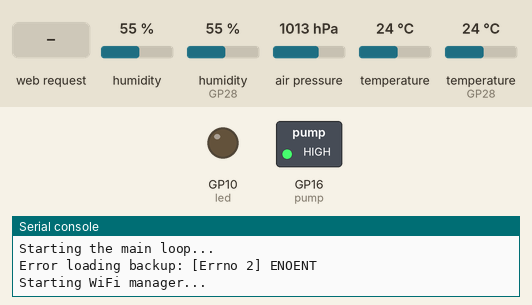
Recording of a program running on a simulated Raspberry Pi Pico running MicroPython. On the bench: switched loads named in the program (green lamp = pin HIGH), output pins drawn as LEDs (lit = HIGH), the last lines printed to the serial console. Dashed ring = blinking. The test bench sets the inputs (shaded band); at power-on: humidity 55 %, humidity (sensor on GP28) 55 %, air pressure 1013 hPa, temperature 24 °C, temperature (sensor on GP28) 24 °C. WiFi joins after 1.5 s; files that are not in the repository are absent; library files of the repository ran but are not shown: bme280_float.py.

Above: at 1.2 s.
1.3 s: HTTP request GET /update received
At 2.11 s:
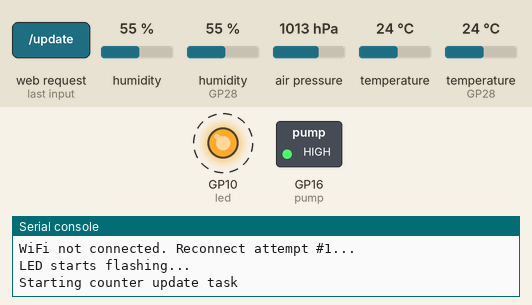
4.3 s: HTTP request GET /settime received
7.3 s: HTTP request GET / received
At 9.3 s:
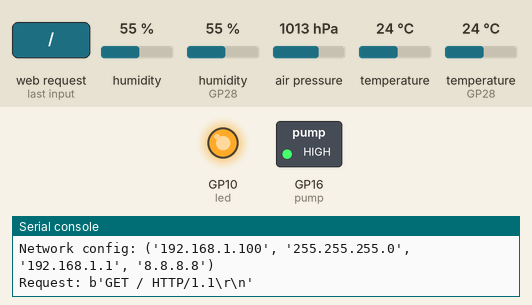
Timing chart, 0 to 16.1 s (numbered marks = the images above; inputs shaded):
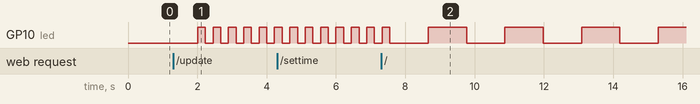

The program:

main.py
```python
import sys
sys.path.append("")

from config import *
from device import *
from wifi_link import *
import asyncio
from machine import RTC

async def read_sensors(state):
    while True:
        try:
            t, h, p=[0,0,0]
            for _ in range(SAMPLES):
                await asyncio.sleep(int(DELAY/SAMPLES))

                # Read BME280 sensor for pressure
                try:
                    sample = bme.read_compensated_data()
                    if sample[1] is not None and p is not None:
                        p += sample[1]
                    else:
                        print("BME280 returned P = None")
                        p= None
                except Exception as e:
                    print("BME280 sensor read error:", e)

                # Read DHT22 sensor for humidity and pressure
                try:
                    sample= dht22.read()
                    if sample[0] is not None and t is not None:
                        t += sample[0]
                    else:
                        print("DHT22 returned T = None")
                        t= None
                    if sample[1] is not None and h is not None:
                        h += sample[1]
                    else :
                        print("DHT22 returned H = None")
                        h= None
                except Exception as e:
                    print("DHT22 sensor read error:", e)

            # Compute final values
            state['Temperature']= None
            state['Humidity']= None
            state['Pressure']= None
            if t is not None:
                t/= SAMPLES
                state['Temperature']= t
            if h is not None:
                h/= SAMPLES
                state['Humidity']= h
            if p is not None:
                p/= SAMPLES
                state['Pressure']= p

            #get the time from the RTC
            dt_tuple = state['RTC'].datetime()
            dt = "{:04d}-{:02d}-{:02d} {:02d}:{:02d}:{:02d}".format(
                dt_tuple[0], dt_tuple[1], dt_tuple[2], dt_tuple[4], dt_tuple[5], dt_tuple[6]
            )

            state['Temperature']= t
            state['Humidity']= h
            state['Pressure']= p
            state['Time']= dt

            print(f"{dt}, T: {t}, H: {h}, P: {p}")
            await asyncio.sleep(DELAY)
        except KeyboardInterrupt:
            break


async def blink(state):
    print("LED starts flashing...")
    while True:
        try:
            led.toggle()
            if state['Connected']:
                await asyncio.sleep(BLINK)
            else:
                await asyncio.sleep(BLINK/8)
        except KeyboardInterrupt:
            break
    led.off()


async def wifi_manager(state):
    """
    Attempt to connect to wifi. If connection is lost, try to reconnect.
    """
    print("Starting WiFi manager...")
    wlan = init_wifi()
    reconnect_attempts = 0

    while True:
        try:
            if wlan.isconnected():
                if not state['Connected']:
                    print("Connected to WiFi !")
                    state['Connected'] = True
                reconnect_attempts = 0
                await asyncio.sleep(DELAY)
                continue

            state['Connected'] = False
            reconnect_attempts += 1
            print(f"WiFi not connected. Reconnect attempt #{reconnect_attempts}...")

            try:
                wlan.disconnect()
                await asyncio.sleep(1)
                wlan.active(False)
                await asyncio.sleep(1)
                wlan.active(True)
                await asyncio.sleep(1)
                print(f'Attempting to connect to {ssid}...')
                wlan.connect(ssid, password)
            except Exception as e:
                print("WiFi connection error:", e)

            timeout = 20
            while not wlan.isconnected() and timeout > 0:
                await asyncio.sleep(1)
                timeout -= 1
                print('Waiting for connection...')

            if wlan.isconnected():
                wlan.ifconfig((ip, mask, gateway, dns))
                print('Network config:', wlan.ifconfig())
                state['Connected'] = True
                reconnect_attempts = 0
            else:
                print('Failed to connect to WiFi; retrying next cycle.')

            await asyncio.sleep(DELAY)
        except KeyboardInterrupt:
            break
    wlan.disconnect()


async def update_counter(state, params):
    """
    This function manage the counter that triggers the watering.
    The increment speed depends on temperature and humidity. (T*T/H)
    """

    print("Starting counter update task")
    while True:
        await asyncio.sleep(DELAY)
        try:
            print("Counter value:", params['WateringCounter'])
            T= state['Temperature']
            H= state['Humidity']

            if T is None or H is None or H==0:
                print("Invalid sensor values for counter update. Skipping...")
                continue

            increment= DELAY*T*T/H
            params['WateringCounter'] += increment
            state['NextWateringMinutes']= (params['WateringTrigger'] - params['WateringCounter'])/increment*DELAY/60  # in minutes
            if params['WateringCounter'] > params['WateringTrigger']:
                print("Watering plants!")
                # Activate the pump
                pump.off()
                await asyncio.sleep(params['WateringDuration'])  # Pump for 5 seconds
                pump.on()
                print("Pump turned off")
                params['WateringCounter'] = 0
                write_backup(params)
        except KeyboardInterrupt:
            write_backup(params)
            break
        except Exception as e:
            print("Error updating counter:", e)


def write_backup(params):
    try:
        with open("backup.txt", "w") as f:
            # Save the params dictionary as key-value pairs
            for key in params:
                f.write(f"{key} : {params[key]}\n")
                print(f"Saved {key} : {params[key]}")
        print("Backup saved successfully.")
    except Exception as e:
        print("Error saving backup:", e)


def read_backup(params):
    try:
        with open("backup.txt", "r") as f:
            print("Reading backup.txt")
            for line in f:
                key, value = line.strip().split(" : ")
                if key in params:
                    params[key] = float(value)
                    print(f"Loaded {key} : {params[key]}")
        print("Backup loaded successfully.")
    except Exception as e:
        print("Error loading backup:", e)


async def main():
    print("Starting the main loop...")

    state={
        'Temperature': None,
        'Humidity': None,
        'Pressure': None,
        'Time': None,
        'RTC': RTC(),
        'Connected': False,
        'NextWateringMinutes': None
    }
    params={
        'WateringTrigger': 3000,
        'WateringCounter': 0,
        'WateringDuration': 5
    }

    read_backup(params)

    asyncio.create_task(read_sensors(state))
    asyncio.create_task(wifi_manager(state))
    asyncio.create_task(blink(state))
    asyncio.create_task(update_counter(state, params))
    asyncio.create_task(asyncio.start_server(make_handler(state, params), "0.0.0.0", 80))


# Create an Event Loop
loop = asyncio.get_event_loop()
# Create a task to run the main function
loop.create_task(main())

try:
    # Run the event loop indefinitely
    loop.run_forever()
except Exception as e:
    print('Error occurred: ', e)
except KeyboardInterrupt:
    print('Program Interrupted by the user')
```

config.py
```python
"""
Constants and Pin definitions
"""

DELAY=30 # cycle time in seconds
BLINK=1 # connected blink time in seconds
SAMPLES=100 # number of samples to average for one reading

LED_PIN = 10  # GPIO pin for the LED
PUMP_PIN = 16  # GPIO pin for the pump

# Pin definitions for the DHT22 sensor
DHTI2C2C_PIN = 28

# Wifi credentials
ssid = 'ssid'
password = 'pass'

# Static IP configuration
ip='192.168.1.100'
mask='255.255.255.0'
gateway='192.168.1.1'
dns='8.8.8.8'
```

device.py
```python
from config import *
from machine import Pin, I2C
import bme280_float as bme280

pump = Pin(PUMP_PIN, Pin.OUT)
pump.on() # pump is after an inverter
led = Pin(LED_PIN, Pin.OUT)

# Initialize I2C (use correct pins if not using defaults)
i2c = I2C(0, sda=Pin(0), scl=Pin(1), freq=400000)
bme = bme280.BME280(i2c=i2c)

# Initialize the DHT22 sensor (temperature + humidity)
from PicoDHT22 import PicoDHT22
dht22 = PicoDHT22(
    Pin(
        DHTI2C2C_PIN,
        Pin.IN,
        Pin.PULL_UP
    ),
    powerPin=None,
    dht11=False,
    smID=7
)
```

wifi_link.py
```python
import network
import time

"""
Get the list of sensors values via HTTP request:
http://192.168.1.100/return_sensors

Set the datetime of the RTC via HTTP request:
http://192.168.1.100/settime=2025-12-09-02-15-40-00
curl "http://192.168.1.100:80/settime?timestamp=$(date +%Y-%m-%d-%w-%H-%M-%S)"
"""

def init_wifi():
    """
    Initialize the WiFi in station mode.
    """
    wlan = network.WLAN(network.STA_IF)
    wlan.active(True)
    # Remove previous connections for testing purposes
    wlan.disconnect()
    time.sleep(2)
    return wlan


def make_handler(state, params):
    async def handler(reader, writer):
        await handle_client(reader, writer, state, params)
    return handler


async def handle_client(reader, writer, state, params):
    request = await reader.readline()
    print('Request:', request)

    # Get the content length from request details
    content_length = 0
    while True:
        line = await reader.readline()
        if 'Content-Length:' in line:
            content_length = int(line.split(b':')[1].strip())
            print(f"Content length: {content_length}")
        if not line or line == b'\r\n':
            break

    # Get the content (key/value pair for params dictionnary)
    post_body = b''
    if content_length:
        post_body = await reader.read(content_length)
        # Now post_body contains the full form data, e.g., b'IdleLimit=600&param=IdleLimit'
        print("POST body:", post_body.decode())


    # Process the request and update stateiables
    if 'settime' in request:
        try:
            datestr= request.decode().split('=')[1]
            datestr= datestr.split(' ')[0]
            print(f"Setting time to: {datestr}")
            parts = [int(x) for x in datestr.split('-')]
            # rtc format: (year, month, day, weekday, hour, minute, second, subsecond)
            rtc_time = (parts[0], parts[1], parts[2], parts[3], parts[4], parts[5], parts[6], 0)
            print(f"RTC time tuple: {rtc_time}")
            state['RTC'].datetime(rtc_time)
            print(f"RTC time set to: {rtc_time}")
        except Exception as e:
            print(f"Couldn't parse datetime in request: {request} ({e})")
    if 'update' in request:
        try:
            param_name= post_body.decode().split('=')[2].strip()
            param_value= ( post_body.decode().split('&')[0] ).split('=')[1]
            print(f"Updating parameter: {param_name} to value: {param_value}")
            if param_name in params:
                # Attempt to convert to float or int if possible
                try:
                    if '.' in param_value:
                        params[param_name] = float(param_value)
                    else:
                        params[param_name] = int(param_value)
                    print(f"Parameter {param_name} updated to {params[param_name]}")
                except ValueError:
                    print(f"Cant convert {param_name} to number")
            else:
                print(f"Parameter {param_name} not found in params")
        except Exception as e:
            print(f"Error updating parameter from request: {request}, Error: {e}")

    if 'return_sensors' in request:
        try:
            print("Sensor read request received")
            values= f"{state['Temperature']};{state['Humidity']};{state['Pressure']}\n"
            writer.write('HTTP/1.0 200 OK\r\nContent-type: text/plain\r\n\r\n')
            writer.write(values)
        except Exception as e:
            print(f"Error returning sensor values: {e}")

    else:
        try:
            # Refresh the web page with current state and params
            page = generate_html_page("Station Météo Carrels", state, params)

            # Send the HTTP response and close the connection
            writer.write('HTTP/1.0 200 OK\r\nContent-type: text/html\r\n\r\n')
            writer.write(page)
        except Exception as e:
            print(f"Error generating HTML page: {e}")

    await writer.drain()
    await writer.wait_closed()


def generate_html_page(title, data_dict, params):
    html = ['<!DOCTYPE html>', '<html>', '<head>']
    html.append('<meta charset="UTF-8">')
    html.append(f'<title>{title}</title>')

    html.append('''
    <meta name="viewport" content="width=device-width, initial-scale=1">
    <style>
      :root {
        --bg: #f4f7fb;
        --panel: #ffffff;
        --panel-alt: #eef5ff;
        --primary: #1d4ed8;
        --primary-strong: #163ea8;
        --text: #1f2937;
        --muted: #6b7280;
        --border: #dfe7f5;
        --shadow: rgba(15, 23, 42, 0.08);
        --success-bg: #dcfce7;
        --success-text: #166534;
      }
      * { box-sizing: border-box; }
      body {
        margin: 0;
        font-family: Arial, sans-serif;
        background: linear-gradient(180deg, #edf5ff 0%, var(--bg) 100%);
        color: var(--text);
      }
      .container {
        max-width: 980px;
        margin: 0 auto;
        padding: 24px 16px 40px;
      }
      .card {
        background: var(--panel);
        border: 1px solid var(--border);
        border-radius: 16px;
        box-shadow: 0 8px 24px var(--shadow);
        padding: 20px;
        margin-bottom: 18px;
      }
      h1 {
        margin: 0 0 8px;
        font-size: clamp(1.8rem, 3vw, 2.6rem);
        color: var(--primary-strong);
      }
      h2 {
        margin: 0 0 14px;
        font-size: 1.2rem;
        color: var(--text);
      }
      .subtitle {
        color: var(--muted);
        margin-bottom: 18px;
        font-size: 0.95rem;
      }
      .status {
        display: inline-block;
        border-radius: 999px;
        padding: 5px 10px;
        font-size: 0.82rem;
        background: var(--success-bg);
        color: var(--success-text);
        border: 1px solid #bbf7d0;
      }
      .table-wrapper {
        overflow-x: auto;
      }
      table {
        width: 100%;
        border-collapse: collapse;
        min-width: 320px;
      }
      th, td {
        text-align: left;
        padding: 12px 14px;
        border-bottom: 1px solid var(--border);
      }
      th {
        background: var(--panel-alt);
        color: var(--primary-strong);
        font-weight: bold;
      }
      tbody tr:nth-child(even) {
        background: #fafcff;
      }
      form {
        display: flex;
        flex-wrap: wrap;
        align-items: center;
        gap: 10px;
        margin: 12px 0;
        padding: 10px 12px;
        border: 1px solid var(--border);
        border-radius: 10px;
        background: #fbfdff;
      }
      label {
        min-width: 150px;
        font-weight: bold;
      }
      input[type=text] {
        flex: 1 1 180px;
        padding: 10px 12px;
        border: 1px solid var(--border);
        border-radius: 8px;
        font-size: 1rem;
        background: white;
        color: var(--text);
      }
      button {
        border: none;
        border-radius: 8px;
        background: linear-gradient(180deg, var(--primary) 0%, var(--primary-strong) 100%);
        color: white;
        padding: 10px 16px;
        font-weight: bold;
        cursor: pointer;
      }
      button:hover {
        filter: brightness(1.05);
      }
      @media (max-width: 640px) {
        .container { padding: 16px 12px 32px; }
        .card { padding: 16px; }
        form { display: block; }
        label { display: block; margin-bottom: 6px; }
        input[type=text], button { width: 100%; }
      }
    </style>
    ''')

    html.append('</head><body>')
    html.append('<div class="container">')
    html.append(f'<div class="card"><h1>{title}</h1><div class="subtitle">Station météo locale / telemetry</div><div class="status">System online</div></div>')
    html.append('<div class="card"><h2>Capteurs et variables</h2>')
    html.append('<div class="table-wrapper"><table><thead><tr><th>Parameter</th><th>Value</th></tr></thead><tbody>')
    for key, val in sorted(data_dict.items()):
        html.append(f'<tr><td>{key}</td><td>{val}</td></tr>')
    html.append('</tbody></table></div></div>')

    html.append('<div class="card"><h2>Constantes ajustables</h2>')
    for key, val in sorted(params.items()):
        html.append(f'''
        <form method="POST" action="/update">
        <label for="{key}">{key}:</label>
        <input type="text" id="{key}" name="{key}" value="{val}">
        <input type="hidden" name="param" value="{key}">
        <button type="submit">Update</button>
        </form>
        ''')
    html.append('</div></div></body></html>')

    return '\n'.join(html)
```

Measured:
- by itself, GP10 (led): repeats every 2.2 s: LOW 1.1 s, HIGH 1.1 s
